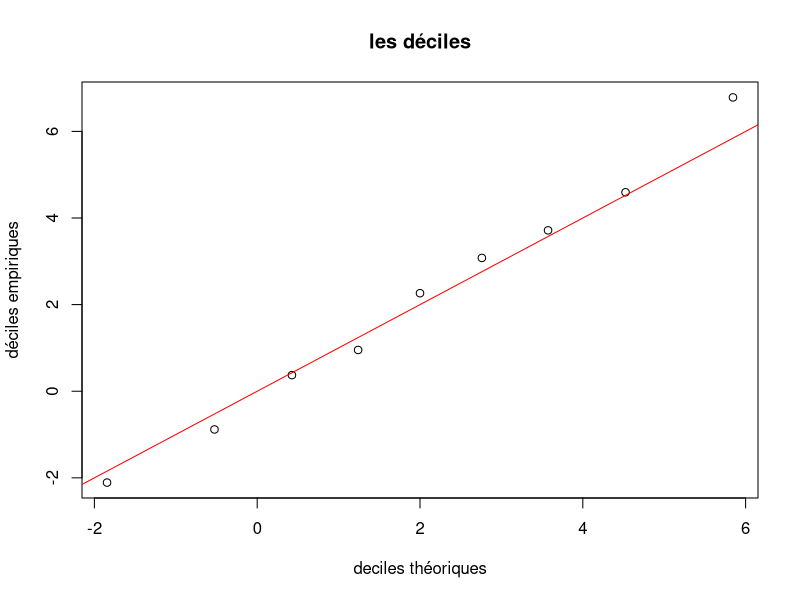
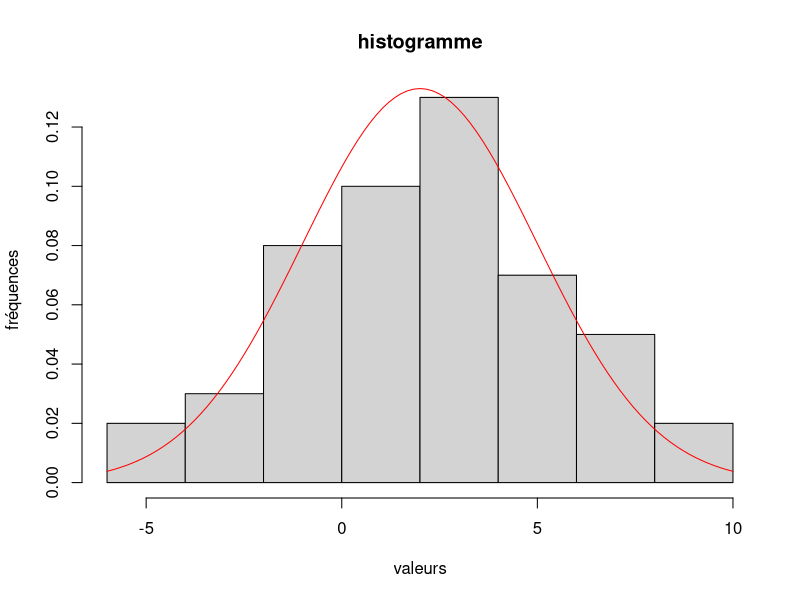
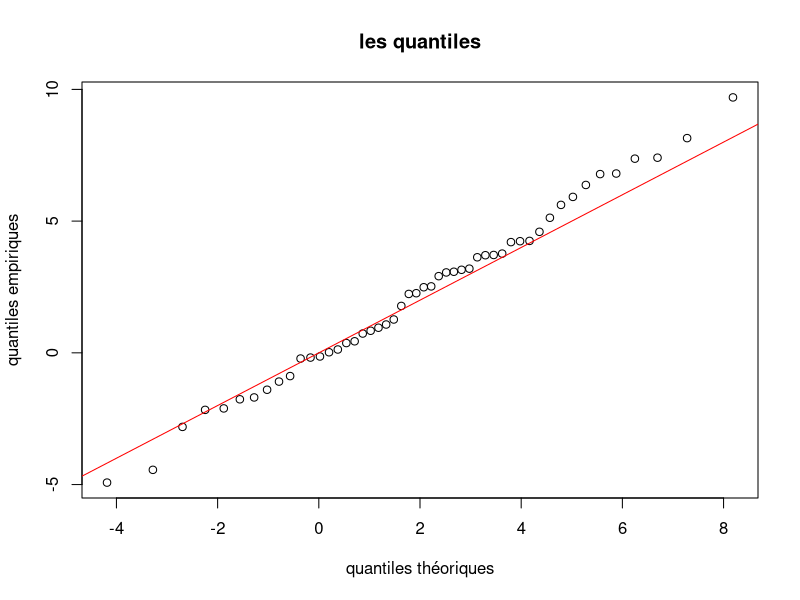
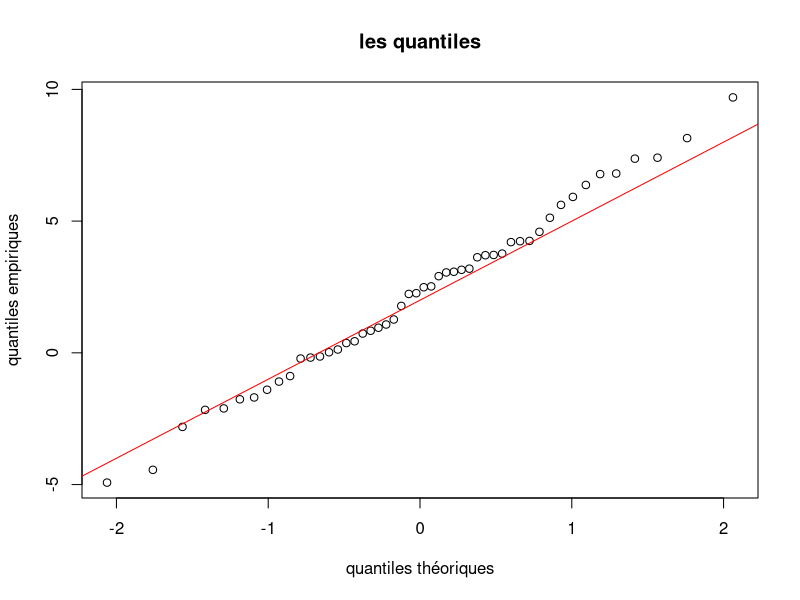

These figures' R source, in order:
# Dans cette partie X est une variable al ́eatoire de loi N (2, 4).

# Exercice 1 : quantiles empiriques ou th ́eoriques
# Le quantile empirique d’ordre α d’un  ́echantillon de n tirages ind ́ependants x1, x2, ..., xn de X est la
# valeur pour laquelle, la proportion des xi qui se trouvent inf ́erieurs ou  ́egaux `a cette valeur, vaut α. Le
# quantile th ́eorique d’ordre α appel ́e quantile (et calcul ́e par la fonction de quantile qnorm()) est la valeur
# telle que la probabilit ́e que X soit inf ́erieur ou  ́egal `a cette valeur, vaille α

# 1. Simuler un  ́echantillon de taille n = 50 de X et l’affecter `a x.

mu <- 2
sigma <- 3
n <- 50

x <- rnorm(n, mu, sigma)

# 2. Calculer les quantiles empiriques d’ordre 10%, 20%, ..., 90% de x (appel ́es aussi les d ́eciles empiriques
# car ils permettent de couper l’ ́echantillon en dix) `a l’aide de la fonction quantile() et en utilisant
# l’option type=1.

demp <- quantile(x, probs = seq(0.1, 0.9, 0.1), type = 1)

# 3. Calculer les quantiles th ́eoriques d’ordre 10%, 20%, ..., 90% de X `a l’aide de la fonction qnorm()

dtheo <- qnorm(seq(0.1, 0.9, 0.1), mu, sigma)

# 4. Faire un graphe des 9 points d’abscisses les d ́eciles et d’ordonn ́ees les d ́eciles empiriques. Ajouter
# la droite y = x. Commentaire

plot(dtheo, demp, main = "les déciles", xlab = "deciles théoriques", ylab = "déciles empiriques")
abline(0, 1, col = "red")

# 5. Faire un histogramme des observations tir ́ees et y superposer la densit ́e de la loi N (2, 4). Commen-
# taire.

hist(x, main = "histogramme", xlab = "valeurs", ylab = "fréquences", freq = FALSE)
curve(dnorm(x, mu, sigma), col = "red", add = TRUE)

# 6. Calculer les quantiles empiriques d’ordre 1/(n + 1), 2/(n + 1), ...., n/(n + 1) de x. Les comparer aux
# valeurs ordonn ́ees de l’ ́echantillon que l’on obtiendra avec la commande sort(x).

emp <- quantile(x, probs = seq(1 / (n + 1), n / (n + 1), 1 / (n + 1)), type = 1)
sort(x)

# 7. Calculer les quantiles th ́eoriques d’ordre 1/(n + 1), 2/(n + 1), ...., n/(n + 1) de X et tracer les points
# d’abscisses quantiles th ́eoriques et ordonn ́ees quantiles empiriques. Y ajouter la droite y = x.

theo <- qnorm(seq(1 / (n + 1), n / (n + 1), 1 / (n + 1)), mu, sigma)
plot(theo, emp, main = "les quantiles", xlab = "quantiles théoriques", ylab = "quantiles empiriques")
abline(0, 1, col = "red")

# 8. Reprendre les quantiles th ́eoriques d’ordre 1/(n + 1), 2/(n + 1), ...., n/(n + 1) de la variable normale
# centr ́ee r ́eduite U , calcul ́es dans la question 4 du premier exercice 1. Faire un plot() des valeurs
# ordonn ́ees de l’ ́echantillon selon les quantiles th ́eoriques d’ordre 1/(n + 1), 2/(n + 1), ...., n/(n + 1)
# de la variable normale centr ́ee r ́eduite U . Y ajouter la droite d’ ́equation y = σx + μ pour μ = 2 et
# σ = 2. Cette droite s’appelle droite de Henry et permet d’appr ́ecier la normalit ́e d’un  ́echantillon
# x1, ..., xn. Plus les points sont proches de la droite plus l’hypoth`ese de normalit ́e faite sur la variable
# qui a g ́en ́er ́e ces observations est correcte.

qtheoc <- qnorm(seq(1 / (n + 1), n / (n + 1), 1 / (n + 1)), 0, 1)
plot(qtheoc, sort(x), main = "les quantiles", xlab = "quantiles théoriques", ylab = "quantiles empiriques")
abline(mu, sigma, col = "red")
abline(v = )
